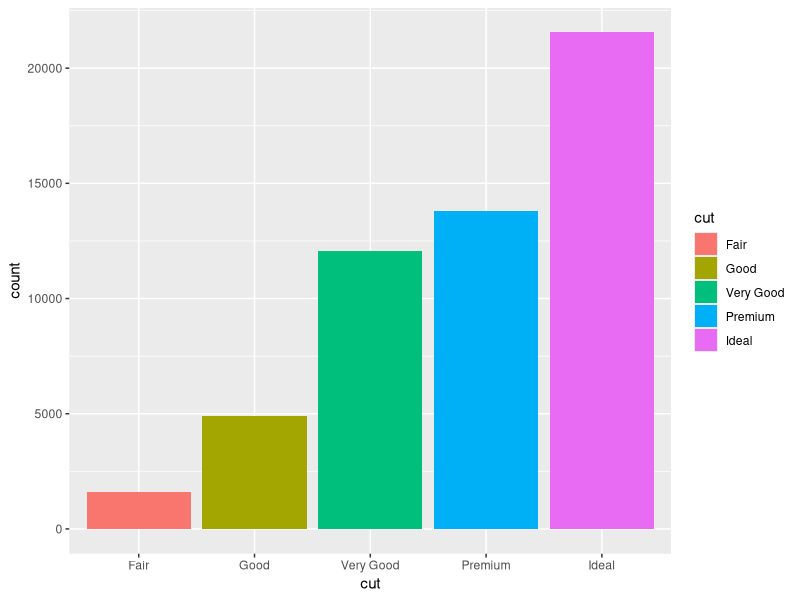
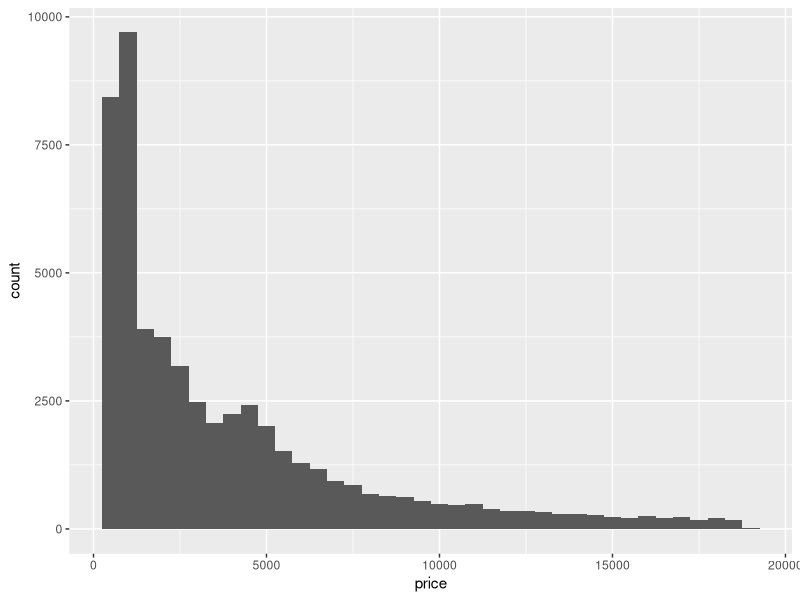
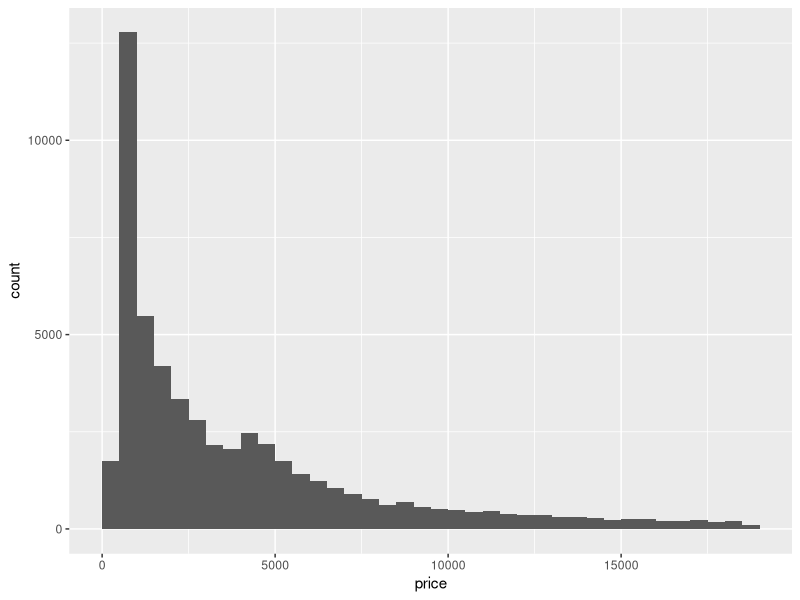
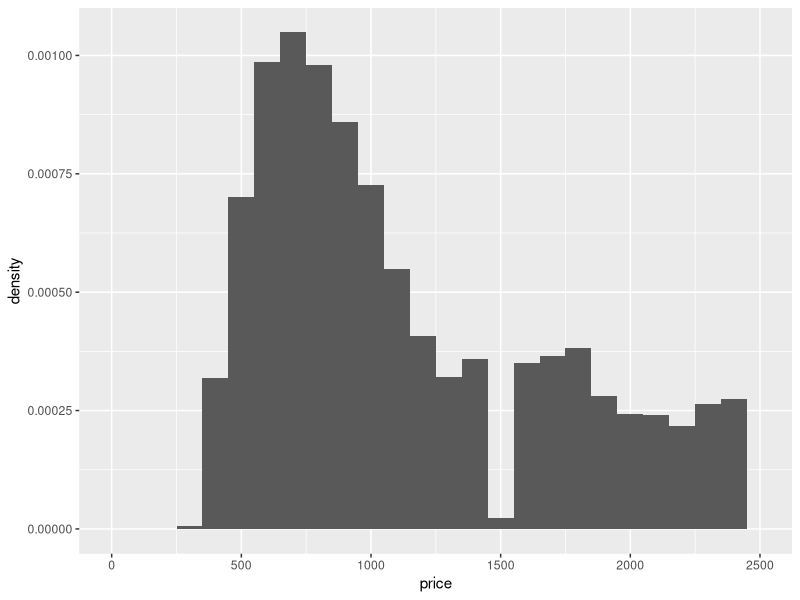
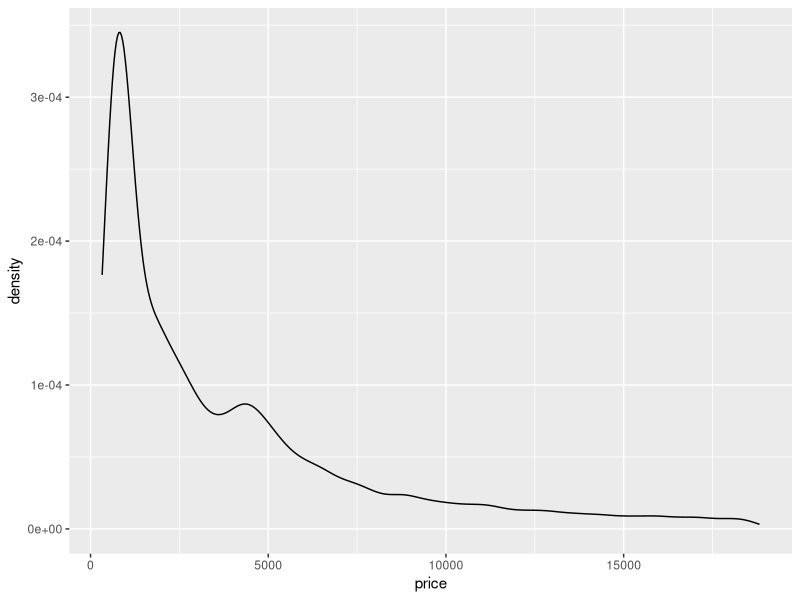
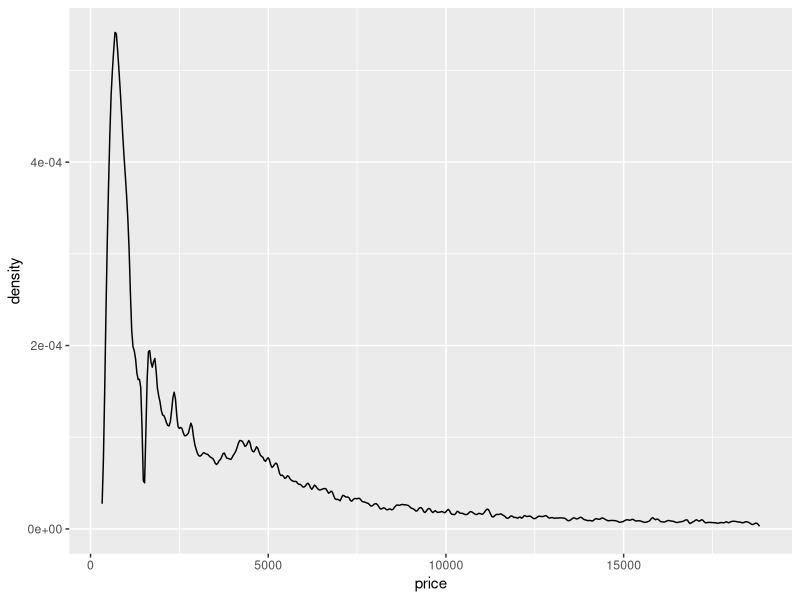
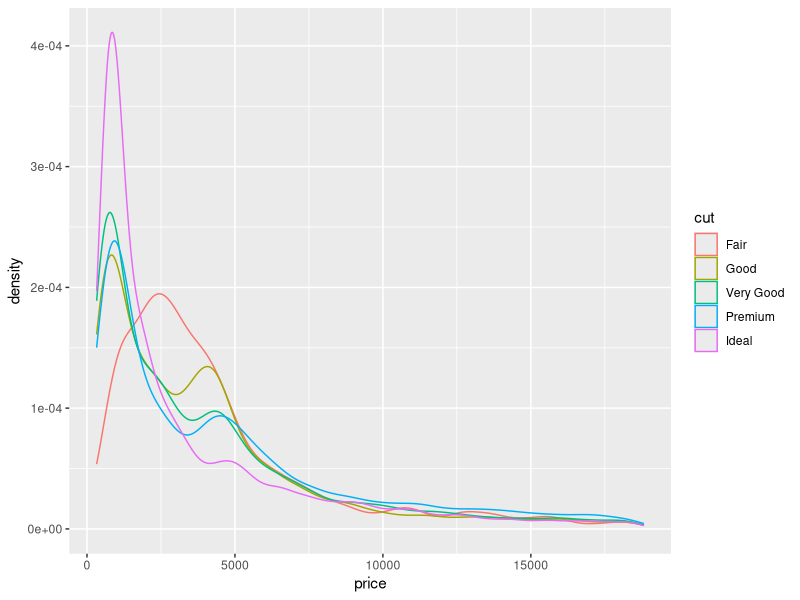
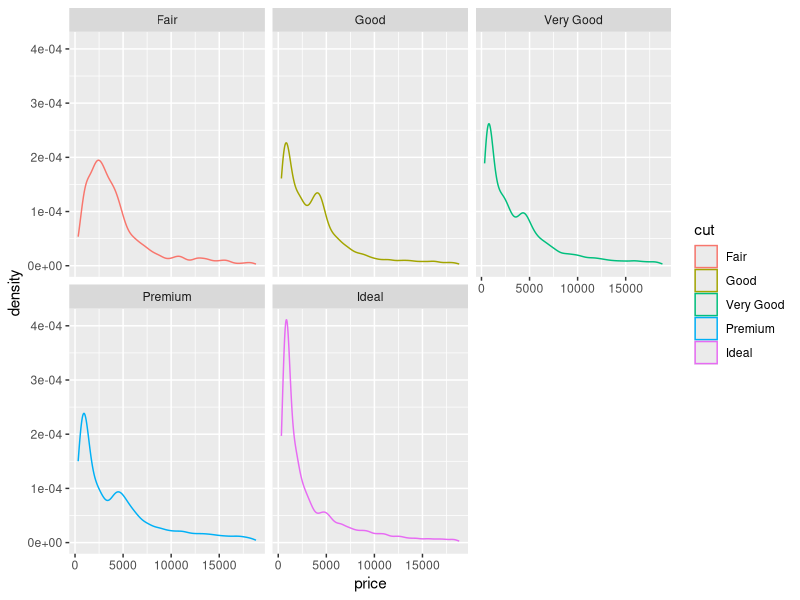

R code for these plots, in order: (Note: this script raises an error after producing the figures.)
library(dplyr)
library(ggplot2)
library(lattice)
diamonds <- ggplot2::diamonds %>% mutate_if(is.factor, ~ factor(., ordered = FALSE))

ls(pattern = '^geom_', env = as.environment('package:ggplot2'))

diamonds
str(diamonds)
help(diamonds)
dim(diamonds)
head(diamonds)
#data(diamonds)
summary(diamonds)


ggplot(diamonds, aes(x = cut, fill = cut)) + geom_bar()
# http://fermin.perso.math.cnrs.fr/Files/ggplot_visu.html


mean(diamonds$price)
median(diamonds$price)
summary(diamonds$price)
sum(diamonds$price < 500)
diamonds %>% filter(price <500 ) %>% count()
diamonds %>% filter(price <250 ) %>% count()
diamonds %>% filter(price > 15000 ) %>% count()
# histogramme de la variable continue price
ggplot(data=diamonds, aes(x=price)) + geom_histogram(binwidth=500) 
ggplot(data=diamonds, aes(x=price)) + geom_histogram(binwidth=500,boundary = 0) 
ggplot(data=diamonds, aes(x=price)) + geom_histogram(aes(y = ..density..), binwidth=100) + xlim(0,2500)
ggplot(data=diamonds, aes(x=price)) + geom_density()
ggplot(data=diamonds, aes(x=price)) + geom_density(adjust = 0.1)
ggplot(diamonds,aes(x = price, color = cut)) +geom_density()
ggplot(diamonds,aes(x = price, color = cut)) +geom_density() +facet_wrap(~ cut)
ggplot(diamonds,aes(x=price)) +geom_histogram(aes(fill = clarity))

diamonds %>% 
  count(color, cut) %>%  
  ggplot(mapping = aes(x = color, y = cut)) +
  geom_tile(mapping = aes(fill = n))


ggplot(data = diamonds) +
  geom_point(mapping = aes(x = carat, y = price))

ggplot(diamonds, aes(x=clarity, fill=cut)) + 
  geom_bar(position="dodge") + 
  theme(legend.position="NULL")

ggplot(diamonds, aes(x="", fill=clarity)) + 
  geom_bar() + 
  coord_polar(theta = "y") 

ggplot(data = diamonds, mapping = aes(x = cut, y = price)) +
  geom_violin() +
  coord_flip()

####
#! a adapter a diamonds
p1 <- ggplot(ames, aes(x = Sale_Price, color = Overall_Qual)) +
  geom_freqpoly() +
  scale_x_log10(breaks = c(50, 150, 400, 750) * 1000, labels = scales::dollar)

p2 <- ggplot(ames, aes(x = Sale_Price, color = Overall_Qual, fill = Overall_Qual)) +
  geom_density(alpha = .15) +
  scale_x_log10(breaks = c(50, 150, 400, 750) * 1000, labels = scales::dollar)

gridExtra::grid.arrange(p1, p2, nrow = 2)



#

ggplot(data=diamonds,aes(x=cut,y=price,color=cut)) + 
  geom_point(position = "jitter")


ggplot(diamonds, aes(x=carat, y=price)) + 
  geom_point(aes(color= cut))


####

# On crée un échantillon de test et un échantillon d'entraînement : 
coeff = 0.8
train <- sample(seq_len(nrow(diamonds)), size = coeff * nrow(diamonds))
diam_train <- diamonds[train, ]
diam_test <- diamonds[-train, ]
install.packages("caret", dependencies = c("Depends", "Suggests"))


model_train <- lm(data = diam_train, 
                     price ~ carat + cut + color + clarity + depth + table + x + y +  z)

diam_test$price_pred <- predict(model_train, newdata = diam_test)

diam_test %>% mutate(error_squared = abs(price_pred - price)) %>% 
  summarise_at(vars(error_squared), 
               list(moy = mean, min = min, med = median, max = max, sd = sd), na.rm = T)


#### validation croisée


train.control <- caret::trainControl(method = "cv", number = 10)

# On entraîne le modèle
model_cv <- caret::train(price ~ carat + cut + color + clarity + depth + table + x + y +  z, 
                         data = diamonds, 
                         na.action  = na.pass,
                         method = "lm",
                         trControl = train.control)
